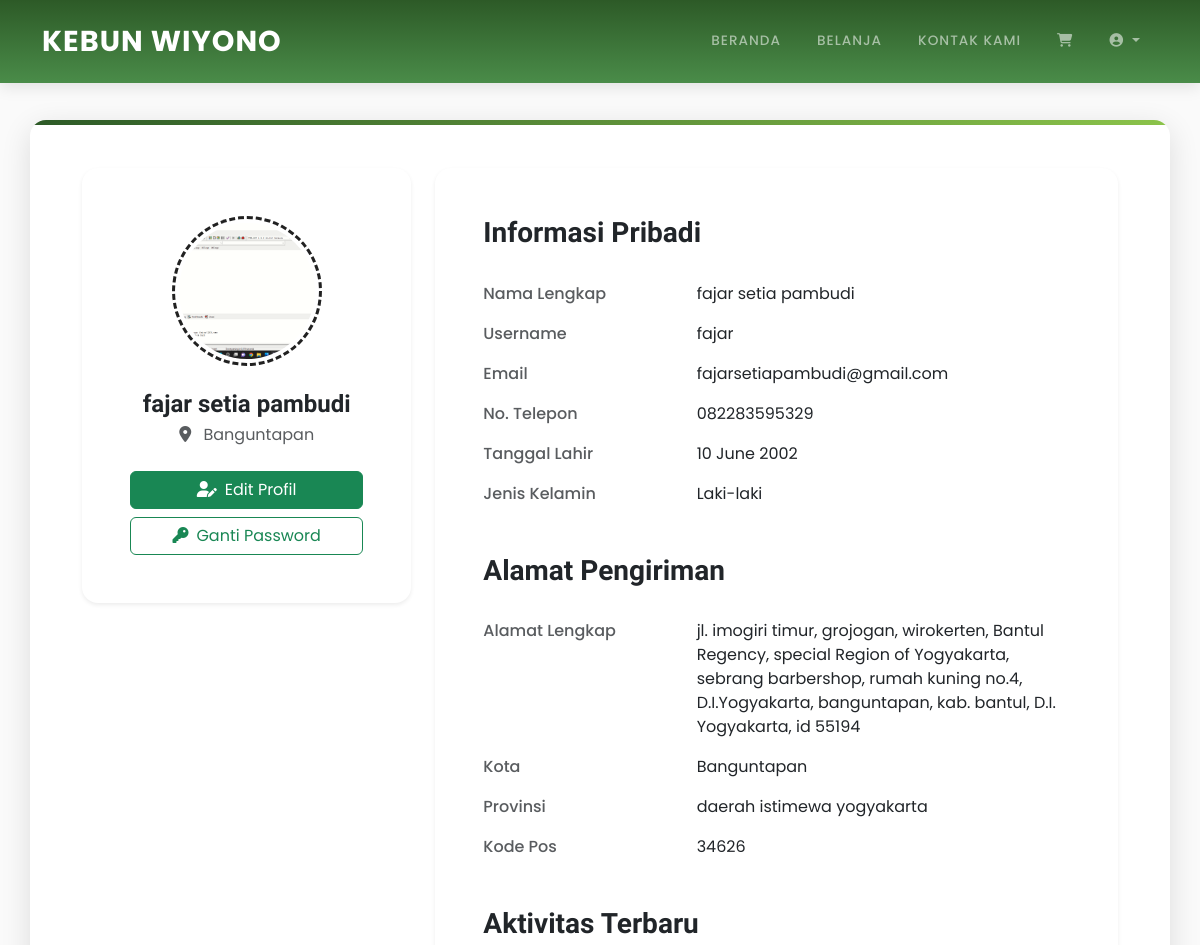
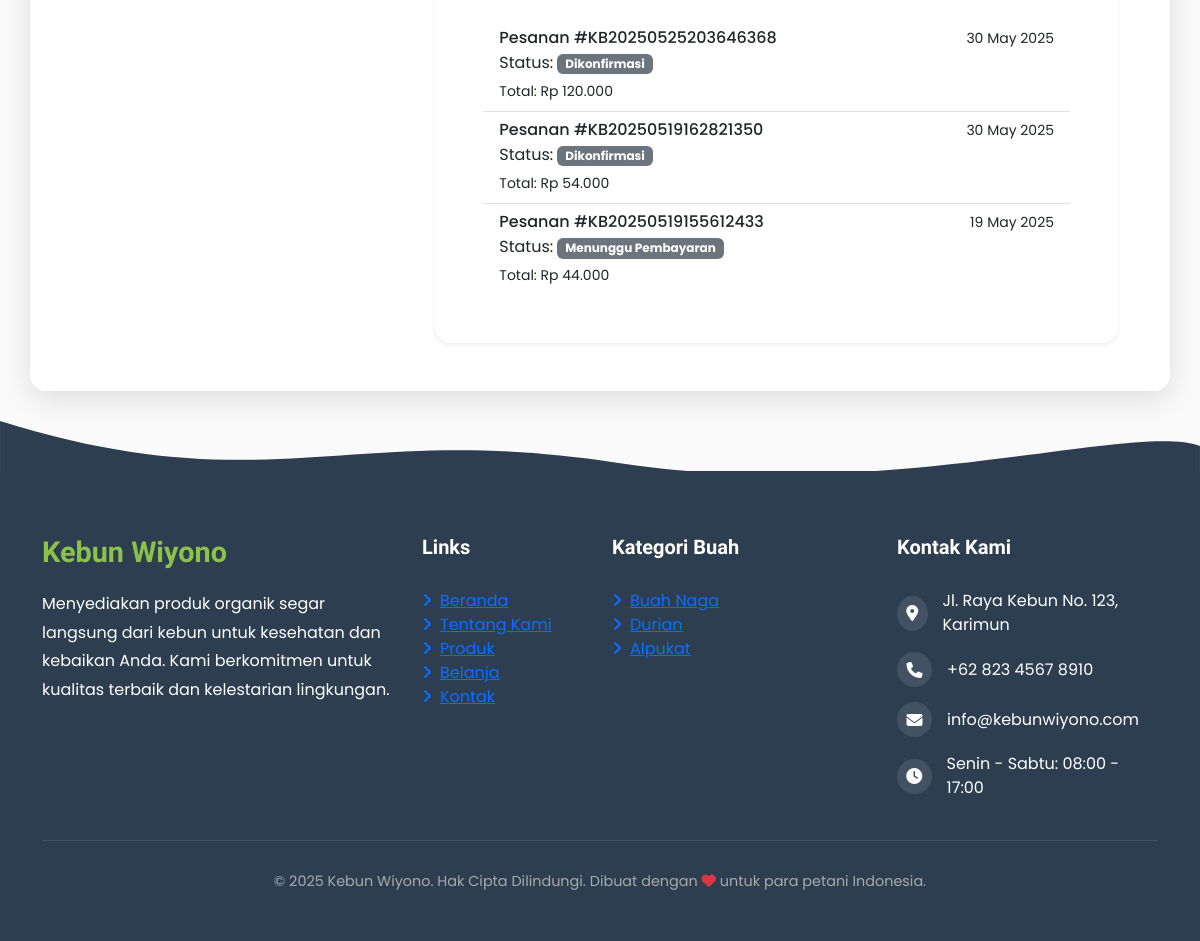
Screenshot of /userFeature/profile.php (signed in) with the database file from the repository (2 pictures, top to bottom).
### tables this page shows
CREATE TABLE `pengguna` (
  `id` int NOT NULL AUTO_INCREMENT,
  `username` varchar(255) NOT NULL,
  `nama_lengkap` varchar(100) DEFAULT NULL,
  `email` varchar(255) NOT NULL,
  `password` varchar(255) NOT NULL,
  `reset_token` varchar(255) DEFAULT NULL,
  `reset_token_expires_at` datetime DEFAULT NULL,
  `telepon` varchar(15) DEFAULT NULL,
  `tanggal_lahir` date DEFAULT NULL,
  `jenis_kelamin` char(1) DEFAULT NULL,
  `alamat` text,
  `kota` varchar(50) DEFAULT NULL,
  `provinsi` varchar(50) DEFAULT NULL,
  `kode_pos` varchar(10) DEFAULT NULL,
  `foto_profil` varchar(255) DEFAULT NULL,
  `created_at` timestamp NULL DEFAULT CURRENT_TIMESTAMP,
  `updated_at` timestamp NULL DEFAULT CURRENT_TIMESTAMP ON UPDATE CURRENT_TIMESTAMP,
  PRIMARY KEY (`id`),
  UNIQUE KEY `email` (`email`)
);

CREATE TABLE `pesanan` (
  `id` int NOT NULL AUTO_INCREMENT,
  `user_id` int NOT NULL,
  `nomor_pesanan` varchar(50) NOT NULL,
  `nama_penerima` varchar(100) NOT NULL,
  `telepon` varchar(20) NOT NULL,
  `alamat` text NOT NULL,
  `kota` varchar(100) NOT NULL,
  `kode_pos` varchar(10) NOT NULL,
  `catatan` text,
  `metode_pembayaran` varchar(50) NOT NULL,
  `total_harga` decimal(15,2) NOT NULL,
  `ongkir` decimal(15,2) NOT NULL,
  `total_bayar` decimal(15,2) NOT NULL,
  `status` varchar(50) NOT NULL DEFAULT 'Menunggu Pembayaran',
  `tanggal_pesanan` timestamp NULL DEFAULT CURRENT_TIMESTAMP,
  `bukti_pembayaran` varchar(255) DEFAULT NULL,
  `tanggal_upload_bukti` datetime DEFAULT NULL,
  `tanggal_verifikasi` datetime DEFAULT NULL,
  `verified_by` int DEFAULT NULL,
  `catatan_admin` text,
  PRIMARY KEY (`id`),
  UNIQUE KEY `nomor_pesanan` (`nomor_pesanan`),
  KEY `user_id` (`user_id`),
  CONSTRAINT `pesanan_ibfk_1` FOREIGN KEY (`user_id`) REFERENCES `pengguna` (`id`)
);

### userFeature/profile.php (the view, shortened to what this page needs)
<?php
require '../config.php';
$user_id = (int)$_SESSION['user_id'];
$user = null;
try {
  $sql = "SELECT * FROM pengguna WHERE id = ?";
  $stmt = $conn->prepare($sql);
  $stmt->bind_param("i", $user_id);
  $stmt->execute();
  $result = $stmt->get_result();
  if ($result->num_rows > 0) {
    $user = $result->fetch_assoc();
  } else {
    $error_message = "User data not found for ID: " . $user_id;
    error_log($error_message);
    session_destroy();
    header("Location: ../index.php");
    exit;
  }
} catch (Exception $e) {
  $error_message = "Error retrieving user data: " . $e->getMessage();
  error_log($error_message);
}
$orders = [];
try {
  $order_sql = "SELECT * FROM pesanan WHERE user_id = ? ORDER BY tanggal_pesanan DESC LIMIT 3";
  $stmt = $conn->prepare($order_sql);
  $stmt->bind_param("i", $user_id);
  $stmt->execute();
  $order_result = $stmt->get_result();
  if ($order_result && $order_result->num_rows > 0) {
    while ($order = $order_result->fetch_assoc()) {
      $orders[] = $order;
    }
  }
} catch (Exception $e) {
  error_log("Error retrieving orders: " . $e->getMessage());
}
?>
<!DOCTYPE html>
<html lang="id">
<head>
  <link href="https://cdn.jsdelivr.net/npm/bootstrap@5.3.3/dist/css/bootstrap.min.css" rel="stylesheet">
  <link rel="stylesheet" href="https://cdnjs.cloudflare.com/ajax/libs/font-awesome/6.4.0/css/all.min.css">
  <link rel="stylesheet" href="https://cdn.jsdelivr.net/npm/aos@2.3.4/dist/aos.css">
  <link rel="stylesheet" href="../assets/css/user/profil.css">
</head>
<body>
  <nav class="navbar navbar-expand-lg navbar-dark fixed-top">
    <div class="container">
      <a class="navbar-brand" href="#">KEBUN WIYONO</a>
      <div class="collapse navbar-collapse" id="navbarNav">
        <ul class="navbar-nav ms-auto">
          <li class="nav-item"><a class="nav-link" href="../user.php">Beranda</a></li>
          <li class="nav-item"><a class="nav-link" href="belanjaProduk.php">Belanja</a></li>
          <li class="nav-item"><a class="nav-link" href="kontakKami.php">Kontak Kami</a></li>
          <li class="nav-item">
            <a class="nav-link" href="keranjang.php">
              <i class="fas fa-shopping-cart"></i>
            </a>
          </li>
          <li class="nav-item dropdown">
            <a class="nav-link dropdown-toggle" href="#" id="navbarDropdown" role="button" data-bs-toggle="dropdown" aria-expanded="false">
              <i class="fas fa-user-circle"></i>
            </a>
          </li>
        </ul>
      </div>
    </div>
  </nav>
  <section id="profile" class="py-5 profile-section feature-container">
    <div class="container">
      <div class="row">
        <div class="col-lg-4 mb-4">
          <div class="card border-0 shadow-sm rounded-4">
            <div class="card-body text-center p-5">
              <div class="mb-4">
                <?php
                $fotoProfil = isset($user['foto_profil']) && !empty($user['foto_profil'])
                  ? '../uploads/profile/' . htmlspecialchars($user['foto_profil'], ENT_QUOTES, 'UTF-8')
                  : '../assets/avatar-placeholder.jpg';
                ?>
                <img src="<?= $fotoProfil ?>"
                  onerror="this.onerror=null; this.src='https://via.placeholder.com/150';"
                  class="rounded-circle img-thumbnail"
                  width="150" height="150"
                  alt="Foto Profil">
              </div>
              <h4 class="mb-1">
                <?php echo isset($user['nama_lengkap']) ? htmlspecialchars($user['nama_lengkap']) : htmlspecialchars($user['username']); ?>
              </h4>
              <p class="text-muted mb-4">
                <i class="fas fa-map-marker-alt me-2"></i>
                <?php echo isset($user['kota']) && !empty($user['kota']) ? htmlspecialchars($user['kota']) : "Lokasi belum diatur"; ?>
              </p>
              <div class="d-grid gap-2">
                <a href="edit-profil.php" class="btn btn-success">
                  <i class="fas fa-user-edit me-2"></i>Edit Profil
                </a>
                <a href="ganti-password.php" class="btn btn-outline-success">
                  <i class="fas fa-key me-2"></i>Ganti Password
                </a>
              </div>
            </div>
          </div>
        </div>
        <div class="col-lg-8">
          <div class="card border-0 shadow-sm rounded-4 h-100">
            <div class="card-body p-5">
              <h3 class="card-title mb-4">Informasi Pribadi</h3>
              <div class="mb-4">
                <div class="table-responsive">
                  <table class="table table-borderless">
                    <tbody>
                      <tr>
                        <td style="width: 35%;" class="fw-medium text-muted ps-0">Nama Lengkap</td>
                        <td class="text-dark">
                          <?php echo isset($user['nama_lengkap']) && !empty($user['nama_lengkap']) ? htmlspecialchars($user['nama_lengkap']) : "Belum diisi"; ?>
                        </td>
                      </tr>
                      <tr>
                        <td class="fw-medium text-muted ps-0">Username</td>
                        <td class="text-dark">
                          <?php echo isset($user['username']) ? htmlspecialchars($user['username']) : "Belum diisi"; ?>
                        </td>
                      </tr>
                      <tr>
                        <td class="fw-medium text-muted ps-0">Email</td>
                        <td class="text-dark">
                          <?php echo isset($user['email']) ? htmlspecialchars($user['email']) : "Belum diisi"; ?>
                        </td>
                      </tr>
                      <tr>
                        <td class="fw-medium text-muted ps-0">No. Telepon</td>
                        <td class="text-dark">
                          <?php echo isset($user['telepon']) && !empty($user['telepon']) ? htmlspecialchars($user['telepon']) : "Belum diisi"; ?>
                        </td>
                      </tr>
                      <tr>
                        <td class="fw-medium text-muted ps-0">Tanggal Lahir</td>
                        <td class="text-dark">
                          <?php echo isset($user['tanggal_lahir']) && !empty($user['tanggal_lahir']) ? date('d F Y', strtotime($user['tanggal_lahir'])) : "Belum diisi"; ?>
                        </td>
                      </tr>
                      <tr>
                        <td class="fw-medium text-muted ps-0">Jenis Kelamin</td>
                        <td class="text-dark">
                          <?php
                          if (isset($user['jenis_kelamin']) && !empty($user['jenis_kelamin'])) {
                            echo $user['jenis_kelamin'] == 'L' ? "Laki-laki" : "Perempuan";
                          } else {
                            echo "Belum diisi";
                          }
                          ?>
                        </td>
                      </tr>
                    </tbody>
                  </table>
                </div>
              </div>
              <h3 class="card-title mb-4">Alamat Pengiriman</h3>
              <div class="mb-4">
                <?php if (isset($user['alamat']) && !empty($user['alamat'])): ?>
                  <div class="table-responsive">
                    <table class="table table-borderless">
                      <tbody>
                        <tr>
                          <td style="width: 35%;" class="fw-medium text-muted ps-0">Alamat Lengkap</td>
                          <td class="text-dark">
                            <?php echo htmlspecialchars($user['alamat']); ?>
                          </td>
                        </tr>
                        <tr>
                          <td class="fw-medium text-muted ps-0">Kota</td>
                          <td class="text-dark">
                            <?php echo isset($user['kota']) && !empty($user['kota']) ? htmlspecialchars($user['kota']) : "Belum diisi"; ?>
                          </td>
                        </tr>
                        <tr>
                          <td class="fw-medium text-muted ps-0">Provinsi</td>
                          <td class="text-dark">
                            <?php echo isset($user['provinsi']) && !empty($user['provinsi']) ? htmlspecialchars($user['provinsi']) : "Belum diisi"; ?>
                          </td>
                        </tr>
                        <tr>
                          <td class="fw-medium text-muted ps-0">Kode Pos</td>
                          <td class="text-dark">
                            <?php echo isset($user['kode_pos']) && !empty($user['kode_pos']) ? htmlspecialchars($user['kode_pos']) : "Belum diisi"; ?>
                          </td>
                        </tr>
                      </tbody>
                    </table>
                  </div>
                <?php endif; ?>
              </div>
              <div class="mt-4">
                <h3 class="card-title mb-4">Aktivitas Terbaru</h3>
                <div class="list-group list-group-flush">
                  <?php if (!empty($orders)): ?>
                    <?php foreach ($orders as $order): ?>
                      <a href="detail_pesanan.php?id=<?php echo $order['id']; ?>" class="list-group-item list-group-item-action">
                        <div class="d-flex w-100 justify-content-between">
                          <h6 class="mb-1">Pesanan #<?php echo htmlspecialchars($order['nomor_pesanan']); ?></h6>
                          <small><?php echo date('d M Y', strtotime($order['tanggal_pesanan'])); ?></small>
                        </div>
                        <p class="mb-1">Status:
                          <span class="badge bg-<?php
                                                echo ($order['status'] == 'selesai' ? 'success' : ($order['status'] == 'dikirim' ? 'primary' : ($order['status'] == 'diproses' ? 'warning' : ($order['status'] == 'dibatalkan' ? 'danger' : 'secondary'))));
                                                ?>">
                            <?php echo ucfirst(htmlspecialchars($order['status'])); ?>
                          </span>
                        </p>
                        <small>Total: Rp <?php echo number_format($order['total_harga'], 0, ',', '.'); ?></small>
                      </a>
                    <?php endforeach; ?>
                  <?php endif; ?>
                </div>
              </div>
            </div>
          </div>
        </div>
      </div>
    </div>
  </section>
  <footer class="page-footer">
    <div class="container">
      <div class="row">
        <div class="col-lg-4 col-md-6 mb-4 mb-md-0">
          <h5 class="footer-heading">Kebun Wiyono</h5>
          <p class="footer-text">Menyediakan produk organik segar langsung dari kebun untuk kesehatan dan kebaikan Anda. Kami berkomitmen untuk kualitas terbaik dan kelestarian lingkungan.</p>
        </div>
        <div class="col-lg-2 col-md-6 mb-4 mb-md-0">
          <h5 class="footer-links">Links</h5>
          <ul class="list-unstyled">
            <li><a href="../user.php"><i class="fas fa-angle-right me-2"></i>Beranda</a></li>
            <li><a href="../user.php#tentang-kami"><i class="fas fa-angle-right me-2"></i>Tentang Kami</a></li>
            <li><a href="../user.php#produk"><i class="fas fa-angle-right me-2"></i>Produk</a></li>
            <li><a href="belanjaProduk.php"><i class="fas fa-angle-right me-2"></i>Belanja</a></li>
            <li><a href="kontakKami.php"><i class="fas fa-angle-right me-2"></i>Kontak</a></li>
          </ul>
        </div>
        <div class="col-lg-3 col-md-6 mb-4 mb-md-0">
          <h5 class="footer-links">Kategori Buah</h5>
          <ul class="list-unstyled">
            <li><a href="#"><i class="fas fa-angle-right me-2"></i>Buah Naga</a></li>
            <li><a href="#"><i class="fas fa-angle-right me-2"></i>Durian</a></li>
            <li><a href="#"><i class="fas fa-angle-right me-2"></i>Alpukat</a></li>
          </ul>
        </div>
        <div class="col-lg-3 col-md-6 mb-4 mb-md-0">
          <h5 class="footer-links">Kontak Kami</h5>
          <ul class="list-unstyled">
            <li class="contact-item">
              <div class="contact-icon">
                <i class="fas fa-map-marker-alt"></i>
              </div>
              <div>Jl. Raya Kebun No. 123, Karimun</div>
            </li>
            <li class="contact-item">
              <div class="contact-icon">
                <i class="fas fa-phone"></i>
              </div>
              <div>+62 823 4567 8910</div>
            </li>
            <li class="contact-item">
              <div class="contact-icon">
                <i class="fas fa-envelope"></i>
              </div>
              <div>info@kebunwiyono.com</div>
            </li>
            <li class="contact-item">
              <div class="contact-icon">
                <i class="fas fa-clock"></i>
              </div>
              <div>Senin - Sabtu: 08:00 - 17:00</div>
            </li>
          </ul>
        </div>
      </div>
      <div class="footer-copyright mt-4">
        <p>&copy; <?= date('Y') ?> Kebun Wiyono. Hak Cipta Dilindungi. Dibuat dengan <i class="fas fa-heart text-danger"></i> untuk para petani Indonesia.</p>
      </div>
    </div>
  </footer>
</body>
</html>

### rows the page displays
pengguna: foto_profil (picture), nama_lengkap "fajar setia pambudi", kota "Banguntapan", username "fajar", email "fajarsetiapambudi@gmail.com", telepon "082283595329", tanggal_lahir "10 June 2002", alamat "jl. imogiri timur, grojogan, wirokerten, Bantul Regency, special Region of Yogyakarta, sebrang barbershop, rumah kuning no.4, D.I.Yogyakarta, banguntapan, kab. bantul, D.I. Yogyakarta, id 55194", provinsi "daerah istimewa yogyakarta", kode_pos "34626"
pesanan: nomor_pesanan "KB20250525203646368", tanggal_pesanan "30 May 2025", status "Dikonfirmasi", total_harga "120.000"
pesanan: nomor_pesanan "KB20250519162821350", tanggal_pesanan "30 May 2025", status "Dikonfirmasi", total_harga "54.000"
pesanan: nomor_pesanan "KB20250519155612433", tanggal_pesanan "19 May 2025", status "Menunggu Pembayaran", total_harga "44.000"
